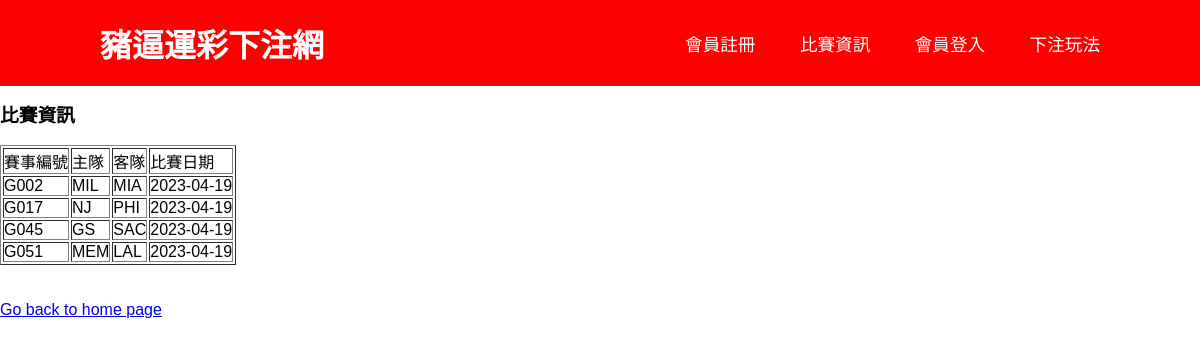
The app's page /view2 with its own data.
### tables this page shows
CREATE TABLE single_match (matchId TEXT, home TEXT,away TEXT,date DATE);

### app.py (the view)
@app.route("/view2")
def view2():
    con = sqlite3.connect("Gamble.db")
    con.row_factory = sqlite3.Row
    cur = con.cursor()
    date = '2023-04-18'
    cur.execute("SELECT * FROM single_match WHERE date > DATE('2023-04-18') AND date = (SELECT date FROM single_match WHERE date > DATE('2023-04-18') Order By date asc);")
    con.commit()
    rows = cur.fetchall()
    return render_template("view2.html",rows = rows)

### app.py (called while the page is built)
@login_manager.request_loader
def request_loader(userpig):
    user = User(userpig)
    return user

### templates/view2.html (shortened to what this page needs)
<!DOCTYPE html>
<html>
<head>
    <link rel="stylesheet" href="{{ url_for('static',filename='styles_index.css') }}">
</head>
<body class="left_body">
    <header>
        <h2 class="logo">豬逼運彩下注網</h2>
        <nav class="navigation">
            <a href="/add">會員註冊</a>
            <a href ="/view">比賽資訊</a>
            <a href="/login">會員登入</a>
            <a herf="/gameplay">下注玩法</a>
        </nav>
    </header>
        <h3>比賽資訊</h3><br>
        <table border=1>
            <thead>
                <td>賽事編號</td>
                <td>主隊</td>
                <td>客隊</td>
                <td>比賽日期</td>
            </thead>
            {% for row in rows %}
                <tr>
                    <td>{{row["matchId"]}}</td>
                    <td>{{row["home"]}}</td>
                    <td>{{row["away"]}}</td>
                    <td>{{row["date"]}}</td>
                </tr>
            {% endfor %}
        </table>
<br><br>
<a href="/">Go back to home page</a>
</body>
</html>

### static/styles_index.css (style rules this page uses)
* { margin: 0; padding: 0; box-sizing: border-box; font-family: 'Poppins', sans-serif; }
.left_body { padding-top: 100px; }
header { position: fixed; top: 0; left: 0; width: 100%; padding: 20px 100px; background: red; display: flex; justify-content: space-between; align-items: center; z-index: 99; }
.logo { font-size: 2em; color: #fff; user-select: none; }
.navigation a { position:relative; font-size: 1.1em; color:#fff; text-decoration: none; font-weight: 50; margin-left: 40px; }
.navigation a::after { content: ''; position: absolute; left: 0; bottom: -6px; width: 100%; height: 3px; background: #fff; border-radius: 5px; transform: scaleX(0); transition: transform .5s; }

### records on screen
single_match: matchId "G002", home "MIL", away "MIA", date "2023-04-19"
single_match: matchId "G017", home "NJ", away "PHI", date "2023-04-19"
single_match: matchId "G045", home "GS", away "SAC", date "2023-04-19"
single_match: matchId "G051", home "MEM", away "LAL", date "2023-04-19"
